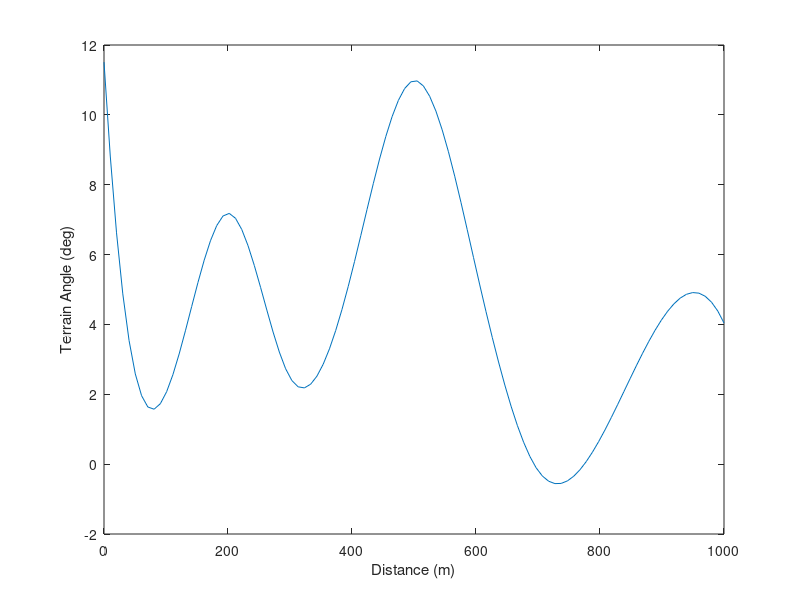

Source code (MATLAB):
%experient_visualization
% load the given data from the file
load experiment1
% calculate terrain angles
x = linspace(min(experiment.alpha_dist),max(experiment.alpha_dist));
terrain_angle = interp1(experiment.alpha_dist,experiment.alpha_deg,x,'spline');
figure
plot(x,terrain_angle)
xlabel('Distance (m)')
ylabel('Terrain Angle (deg)')
